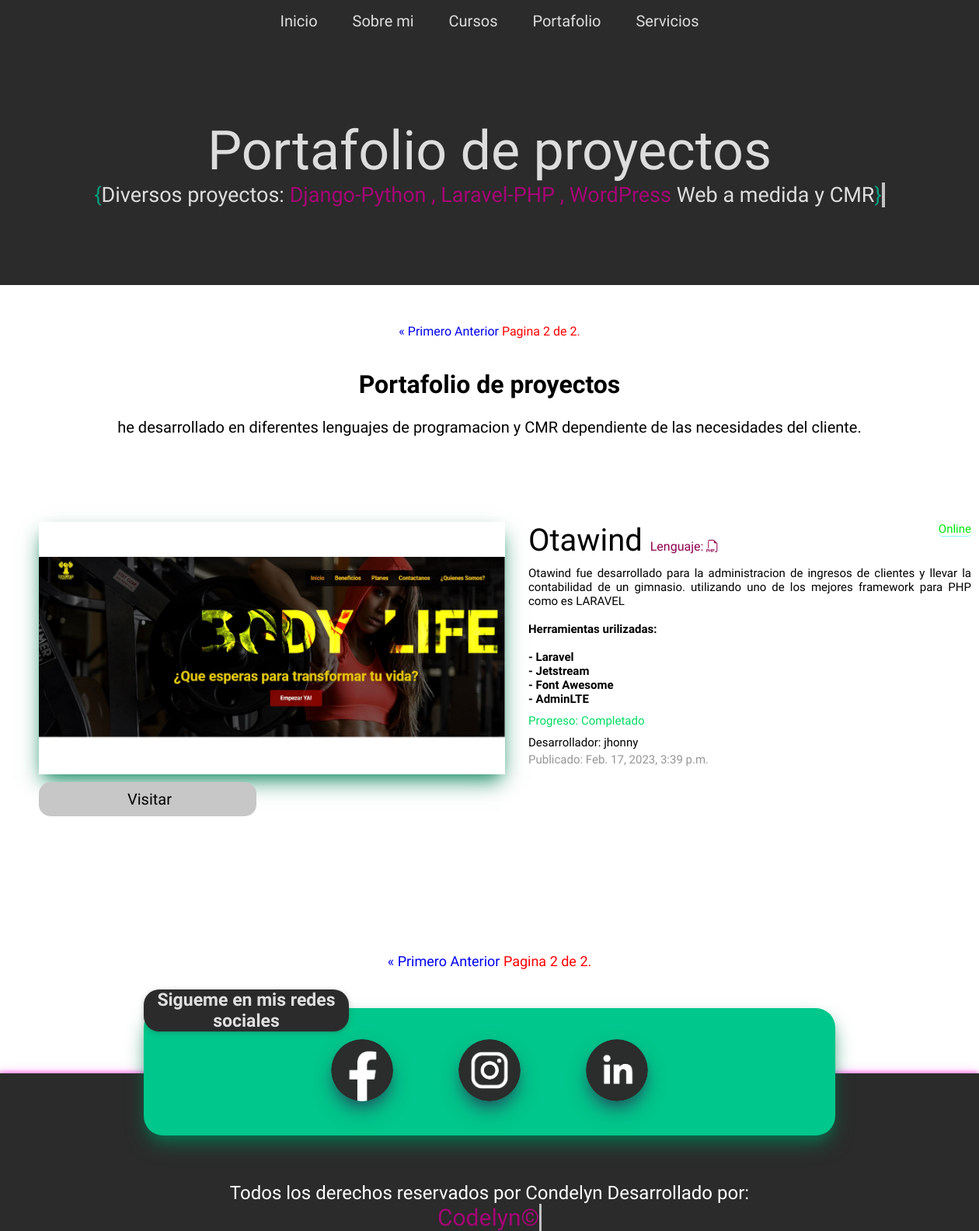
The page /portafolio?page=2 on the database as committed earlier.
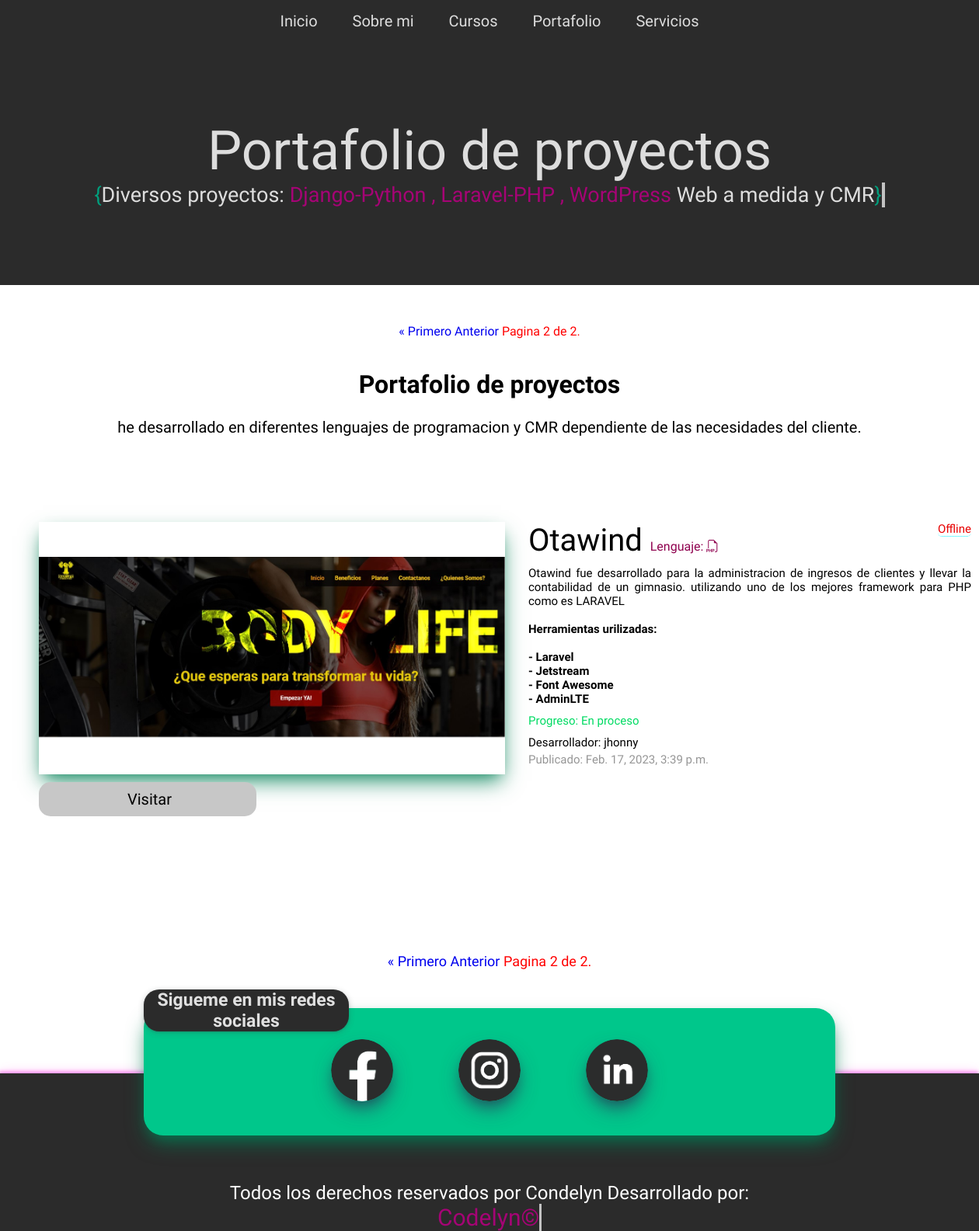
The same page on the database as committed later.
### portafolio/models.py (models this page shows, shortened)
class Proyect(models.Model):
    _id = models.BigAutoField(primary_key=True)
    name = models.CharField(max_length=200)
    lenguage = models.CharField(max_length=200)
    status = models.BooleanField(default=True, verbose_name="estado")
    user = models.ForeignKey(User, verbose_name="Desarrollador", on_delete=models.CASCADE)
    image = models.ImageField(default='null', upload_to="proyect")
    progress = models.BooleanField(default=True, verbose_name="progreso")
    slug = models.URLField(null=True, blank=True, default="https://", max_length=200, verbose_name="Enlace")
    description = RichTextField(verbose_name="descripcion")
    created_at = models.DateTimeField(auto_now_add=True, verbose_name="Fecha creacion")
    updated_at = models.DateTimeField(auto_now_add=True, verbose_name="Fecha actualizacion")
    class Meta:
        verbose_name = "Proyecto"
        verbose_name_plural = "Proyectos"

### portafolio/views.py (the view, shortened to what this page needs)
# urls.py: path('<str:slug>', views.page, name="page"),
def page(request, slug):
    lenguaje = {
        'Python': '<i class="bi bi-filetype-py"></i>',
        'Wordpress': '<i class="bi bi-wordpress"></i>',
        'PHP': '<i class="bi bi-filetype-php"></i>',
        'Laravel': 'Laravel',
        'JavaScript': 'Javascript',
        'CSS': '<i class="bi bi-filetype-css"></i>',
    }
    articulos = Article.objects.all()
    paginator_articulos = Paginator(articulos, 3)
    page_number = request.GET.get('page')
    page_obj = paginator_articulos.get_page(page_number)
    proyectos = Proyect.objects.all()
    paginator = Paginator(proyectos, 2)
    page = request.GET.get('page')
    page_proyectos = paginator.get_page(page)
    perfiles = Perfil.objects.all()
    if slug == slug:
        page = Page.objects.get(slug=slug)
    else:
        return render(request, '404.html')
    cursos = Curso.objects.all()
    servicios = Service.objects.all()
    formulario = FormContact()
    return render(request, 'page.html', {
        "page": page,
        "proyectos": page_proyectos,
        "lenguaje": lenguaje,
        "articulos": page_obj,
        "cursos": cursos,
        "perfiles": perfiles,
        "servicios": servicios,
        "form": formulario,
    })

### portafolio/context_processors.py (called while the page is built)
def get_pages(request):
    pages = Page.objects.values_list('id', 'title', 'slug', 'visible')
    slugs = Page.objects.all()
    return {
        'pages': pages,
        'slugs': slugs,
    }

### portafolio/templates/page.html (shortened to what this page needs)
{% extends 'layout.html' %}
{% load static %}
{% block content %}
    {% if page.slug == 'portafolio' %}
    {% include 'paginacion.html' %}
        <div class="portafolio">
            <p>{{page.content|safe}}</p>
        </div>
        <div class="card_proyect">
            {% for proyecto in proyectos %}
                <ul>
                    <div class="card_proyect_content">
                        <img src="{{proyecto.image.url}}" alt="{{proyecto.title}}">
                        <div class="card_proyect_info">
                            {% if proyecto.status == 1 %}
                                    <div class="content_online"><span data-tooltip="Servicio Online" id="online">Online</span></div>
                                {% else %}
                                    <div class="content_offline"><span data-tooltip="Servicio Offline" id="offline">Offline</span></div>
                            {% endif %}
                            <li> {{proyecto.name}}
                                <span id="card_proyect_lenguage">
                                    {% if proyecto.lenguage == 'PHP' %}
                                        Lenguaje: {{lenguaje.PHP|safe}}
                                    {% endif %}
                                </span>
                            </li>
                            <p id="card_proyect_description">{{proyecto.description|safe}}</p>
                            {% if proyecto.progress == 1 %}
                                <p id="progreso">Progreso: <span>Completado</span> </p>
                            {% else %}
                                <p id="progreso">Progreso: <span>En proceso</span> </p>
                            {% endif %}
                            <p id="card_proyect_date_dev">Desarrollador: {{proyecto.user}}</p>
                            <p id="card_proyect_date">Publicado: {{proyecto.created_at}}</p>
                            <a id="btn-visitar" href="{{proyecto.slug}}" target="_blank"> Visitar</a>
                        </div>
                    </div>
                </ul>
            {% endfor %}
            {% include 'paginacion.html' %}
        </div>
    {% endif %}
{% endblock %}

Rows that differ between the two databases and show on the page:
changed Proyect "Otawind": status "Online" → "Offline"; progress "Completado" → "En proceso"
